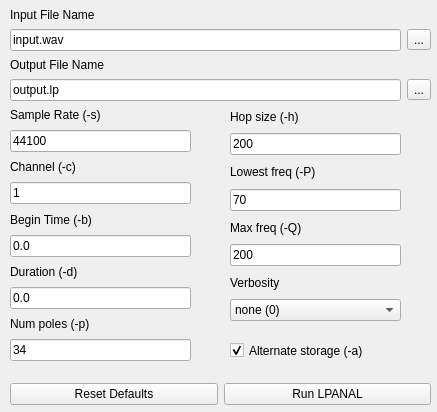
   <widget class="QWidget" name="tab_3" >
    <property name="geometry" >
     <rect>
      <x>0</x>
      <y>0</y>
      <width>437</width>
      <height>412</height>
     </rect>
    </property>
    <attribute name="title" >
     <string>LPANAL</string>
    </attribute>
    <widget class="QWidget" name="layoutWidget" >
     <property name="geometry" >
      <rect>
       <x>10</x>
       <y>0</y>
       <width>421</width>
       <height>101</height>
      </rect>
     </property>
     <layout class="QGridLayout" >
      <property name="verticalSpacing" >
       <number>0</number>
      </property>
      <item row="0" column="0" >
       <widget class="QLabel" name="label_18" >
        <property name="text" >
         <string>Input File Name</string>
        </property>
       </widget>
      </item>
      <item row="1" column="0" >
       <widget class="QLineEdit" name="lpInputLineEdit" >
        <property name="text" >
         <string>input.wav</string>
        </property>
       </widget>
      </item>
      <item row="1" column="1" >
       <widget class="QToolButton" name="lpInputToolButton" >
        <property name="text" >
         <string>...</string>
        </property>
       </widget>
      </item>
      <item row="2" column="0" >
       <widget class="QLabel" name="label_19" >
        <property name="text" >
         <string>Output File Name</string>
        </property>
       </widget>
      </item>
      <item row="3" column="0" >
       <widget class="QLineEdit" name="lpOutputLineEdit" >
        <property name="text" >
         <string>output.lp</string>
        </property>
       </widget>
      </item>
      <item row="3" column="1" >
       <widget class="QToolButton" name="lpOutputToolButton" >
        <property name="text" >
         <string>...</string>
        </property>
       </widget>
      </item>
     </layout>
    </widget>
    <widget class="QWidget" name="layoutWidget_2" >
     <property name="geometry" >
      <rect>
       <x>10</x>
       <y>100</y>
       <width>181</width>
       <height>261</height>
      </rect>
     </property>
     <layout class="QGridLayout" >
      <property name="spacing" >
       <number>0</number>
      </property>
      <item row="0" column="0" >
       <widget class="QLabel" name="label_20" >
        <property name="text" >
         <string>Sample Rate (-s)</string>
        </property>
       </widget>
      </item>
      <item row="1" column="0" >
       <widget class="QLineEdit" name="lpSrLineEdit" >
        <property name="text" >
         <string>44100</string>
        </property>
       </widget>
      </item>
      <item row="2" column="0" >
       <widget class="QLabel" name="label_21" >
        <property name="text" >
         <string>Channel (-c)</string>
        </property>
       </widget>
      </item>
      <item row="3" column="0" >
       <widget class="QLineEdit" name="lpChannelLineEdit" >
        <property name="text" >
         <string>1</string>
        </property>
       </widget>
      </item>
      <item row="4" column="0" >
       <widget class="QLabel" name="label_22" >
        <property name="text" >
         <string>Begin Time (-b)</string>
        </property>
       </widget>
      </item>
      <item row="5" column="0" >
       <widget class="QLineEdit" name="lpBeginLineEdit" >
        <property name="text" >
         <string>0.0</string>
        </property>
       </widget>
      </item>
      <item row="6" column="0" >
       <widget class="QLabel" name="label_23" >
        <property name="text" >
         <string>Duration (-d)</string>
        </property>
       </widget>
      </item>
      <item row="7" column="0" >
       <widget class="QLineEdit" name="lpDurationLineEdit" >
        <property name="text" >
         <string>0.0</string>
        </property>
       </widget>
      </item>
      <item row="8" column="0" >
       <widget class="QLabel" name="label_24" >
        <property name="text" >
         <string>Num poles (-p)</string>
        </property>
       </widget>
      </item>
      <item row="9" column="0" >
       <widget class="QLineEdit" name="lpPolesLineEdit" >
        <property name="text" >
         <string>34</string>
        </property>
       </widget>
      </item>
     </layout>
    </widget>
    <widget class="QWidget" name="layoutWidget_3" >
     <property name="geometry" >
      <rect>
       <x>230</x>
       <y>100</y>
       <width>171</width>
       <height>221</height>
      </rect>
     </property>
     <layout class="QVBoxLayout" >
      <property name="spacing" >
       <number>0</number>
      </property>
      <item>
       <widget class="QLabel" name="label_25" >
        <property name="text" >
         <string>Hop size (-h)</string>
        </property>
       </widget>
      </item>
      <item>
       <widget class="QLineEdit" name="lpHopSizeLineEdit" >
        <property name="text" >
         <string>200</string>
        </property>
       </widget>
      </item>
      <item>
       <widget class="QLabel" name="label_26" >
        <property name="text" >
         <string>Lowest freq (-P)</string>
        </property>
       </widget>
      </item>
      <item>
       <widget class="QLineEdit" name="lpLowestLineEdit" >
        <property name="text" >
         <string>70</string>
        </property>
       </widget>
      </item>
      <item>
       <widget class="QLabel" name="label_27" >
        <property name="text" >
         <string>Max freq (-Q)</string>
        </property>
       </widget>
      </item>
      <item>
       <widget class="QLineEdit" name="lpMaxLineEdit" >
        <property name="text" >
         <string>200</string>
        </property>
       </widget>
      </item>
      <item>
       <widget class="QLabel" name="label_29" >
        <property name="text" >
         <string>Verbosity</string>
        </property>
       </widget>
      </item>
      <item>
       <widget class="QComboBox" name="lpVerbosityComboBox" >
        <item>
         <property name="text" >
          <string>none (0)</string>
         </property>
        </item>
        <item>
         <property name="text" >
          <string>verbose (1)</string>
         </property>
        </item>
        <item>
         <property name="text" >
          <string>debug (2)</string>
         </property>
        </item>
       </widget>
      </item>
     </layout>
    </widget>
    <widget class="QCheckBox" name="lpAlternateCheckBox" >
     <property name="geometry" >
      <rect>
       <x>230</x>
       <y>340</y>
       <width>201</width>
       <height>21</height>
      </rect>
     </property>
     <property name="text" >
      <string>Alternate storage (-a)</string>
     </property>
     <property name="checked" >
      <bool>true</bool>
     </property>
    </widget>
    <widget class="QWidget" name="layoutWidget_7" >
     <property name="geometry" >
      <rect>
       <x>10</x>
       <y>370</y>
       <width>421</width>
       <height>49</height>
      </rect>
     </property>
     <layout class="QHBoxLayout" >
      <item>
       <widget class="QPushButton" name="lpResetPushButton" >
        <property name="text" >
         <string>Reset Defaults</string>
        </property>
       </widget>
      </item>
      <item>
       <widget class="QPushButton" name="lpRunPushButton" >
        <property name="text" >
         <string>Run LPANAL</string>
        </property>
       </widget>
      </item>
     </layout>
    </widget>
   </widget>
